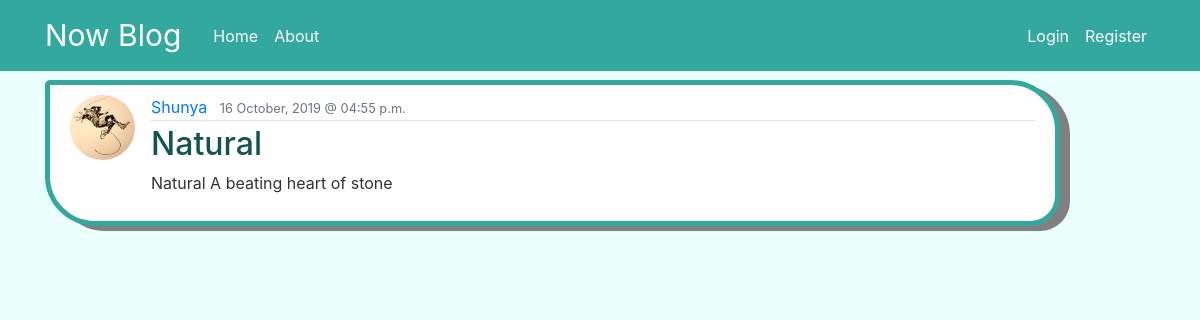
The app's page /post/2/ with its own data.
### main_website/models.py (models this page shows, shortened)
class Post(models.Model):
	title=models.CharField(max_length=100)
	content=models.TextField()
	date_posted=models.DateTimeField(default=timezone.now)
	author=models.ForeignKey(User, on_delete=models.CASCADE)
	con_image=models.ImageField(default='panda.jpg',upload_to='content_images')

### users/models.py (models this page shows, shortened)
class Profile(models.Model):
	user=models.OneToOneField(User, on_delete=models.CASCADE)
	pro_image=models.ImageField(default='default.jpg',upload_to='profile_pics')

### main_website/views.py (the view)
# urls.py: path('post/<int:pk>/', PostDetailView.as_view() , name='post-detail'),
class PostDetailView(DetailView):
	model=Post

### main_website/templates/main_website/post_detail.html (shortened to what this page needs)
{%extends "main_website/base.html"%}
{%block content%}
 <article class="media content-section">
  <img class="rounded-circle article-img" src="{{post.author.profile.pro_image.url}}">
  <div class="media-body">
    <div class="article-metadata">
      <a class="mr-2" href="{%url 'user_posts' post.author.username%}">{{ object.author }}</a>
      <small class="text-muted">{{ object.date_posted|date:"d F, Y @ h:i a" }}</small>
    </div>
    <h2 class ="article-title">{{ object.title }}</h2>
    <p class="article-content">{{ object.content }}</p>
  </div>
</article>
{%endblock content%}

### main_website/static/main_website/main.css (style rules this page uses)
body { background: #ebfffd; color: #333333; margin-top: 5rem; }
h1, h2, h3, h4, h5, h6 { color: #444444; }
.content-section { background: #ffffff; padding: 10px 20px; border: 5px solid #32a89e; border-radius: 5px 50px 30px 50px; margin-bottom: 20px; box-shadow: 10px 5px grey; }
.article-title { color: #12544f; }
.article-content { white-space: pre-line; }
.article-img { height: 65px; width: 65px; margin-right: 16px; }
.article-metadata { padding-bottom: 1px; margin-bottom: 4px; border-bottom: 1px solid #e3e3e3 }

### records on screen
Post: author.profile.pro_image (picture), author "Shunya", date_posted "16 October, 2019 @ 04:55 p.m.", title "Natural", content "Natural A beating heart of stone"
